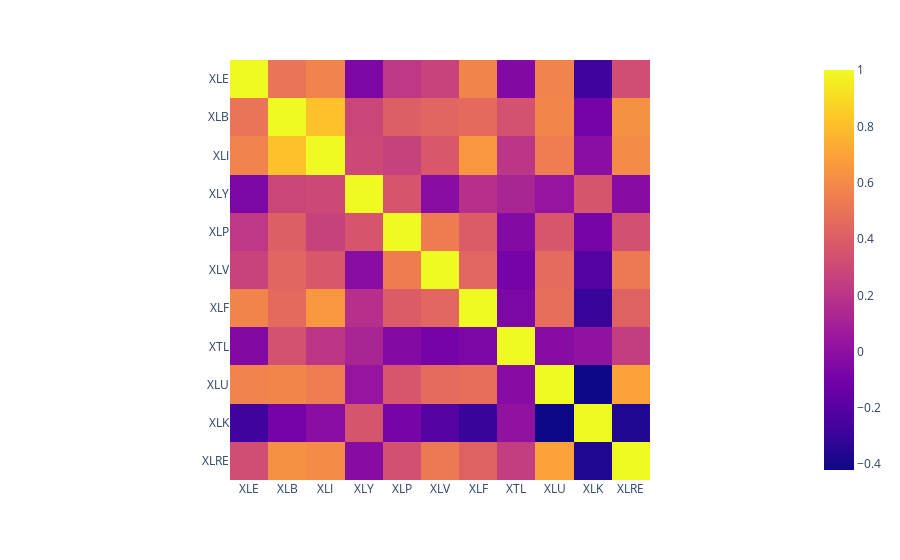

Notebook cell for this chart:
### Code cell
import plotly.express as px

def correlation_map(d1):
    """
    Create and display a correlation heatmap for the sectors over a specified period.
    
    Args:
    d1 (int): Number of days to consider for calculation.
    """
    # Select the last d1 days from the log return dataframe
    df_1 = df_close_log_delta.iloc[-d1:,:]
    corr = df_1.corr()
    
    fig = px.imshow(corr,x=corr.columns,y=corr.columns)
    return fig
    
    # Create the plot
#     plt.figure(figsize=(10, 8))
    
#     # Generate a heatmap using seaborn
#     sns.heatmap(df_1.corr(), 
#                 annot=True,  # Show the correlation values in each cell
#                 fmt=".2f",   # Format the correlation values to 2 decimal places
#                 cmap='RdYlGn'  # Use Red-Yellow-Green color map
#                )
    
#     plt.title(f'Correlation for {d1} days')
#     plt.show()

# Example usage: Plot correlation map for the last 30 days
correlation_map(30)

### Figure 1 — Plotly figure (JSON) as saved in the notebook; plotly's stock layout.template omitted (floating-point values rounded to 4 significant figures)
{"data": [{"coloraxis": "coloraxis", "hovertemplate": "x: %{x}<br>y: %{y}<br>color: %{z}<extra></extra>", "name": "0", "type": "heatmap", "x": ["XLE", "XLB", "XLI", "XLY", "XLP", "XLV", "XLF", "XTL", "XLU", "XLK", "XLRE"], "xaxis": "x", "y": ["XLE", "XLB", "XLI", "XLY", "XLP", "XLV", "XLF", "XTL", "XLU", "XLK", "XLRE"], "yaxis": "y", "z": [[1, 0.5016, 0.5674, -0.06443, 0.2173, 0.2724, 0.5743, -0.04585, 0.5699, -0.2768, 0.3211], [0.5016, 1, 0.8088, 0.2857, 0.4038, 0.4334, 0.4562, 0.3424, 0.581, -0.09446, 0.6273], [0.5674, 0.8088, 1, 0.2994, 0.2661, 0.369, 0.6502, 0.2037, 0.5418, -0.01192, 0.601], [-0.06443, 0.2857, 0.2994, 1, 0.355, -0.0209, 0.1752, 0.1213, 0.03189, 0.3534, -0.02233], [0.2173, 0.4038, 0.2661, 0.355, 1, 0.5398, 0.3925, -0.04204, 0.3649, -0.08531, 0.3385], [0.2724, 0.4334, 0.369, -0.0209, 0.5398, 1, 0.444, -0.09323, 0.46, -0.2074, 0.5227], [0.5743, 0.4562, 0.6502, 0.1752, 0.3925, 0.444, 1, -0.06227, 0.4738, -0.2995, 0.4205], [-0.04585, 0.3424, 0.2037, 0.1213, -0.04204, -0.09323, -0.06227, 1, -0.02434, 0.01635, 0.2441], [0.5699, 0.581, 0.5418, 0.03189, 0.3649, 0.46, 0.4738, -0.02434, 1, -0.4203, 0.6994], [-0.2768, -0.09446, -0.01192, 0.3534, -0.08531, -0.2074, -0.2995, 0.01635, -0.4203, 1, -0.3642], [0.3211, 0.6273, 0.601, -0.02233, 0.3385, 0.5227, 0.4205, 0.2441, 0.6994, -0.3642, 1]]}], "layout": {"coloraxis": {"colorscale": [[0, "#0d0887"], [0.1111, "#46039f"], [0.2222, "#7201a8"], [0.3333, "#9c179e"], [0.4444, "#bd3786"], [0.5556, "#d8576b"], [0.6667, "#ed7953"], [0.7778, "#fb9f3a"], [0.8889, "#fdca26"], [1, "#f0f921"]]}, "margin": {"t": 60}, "xaxis": {"anchor": "y", "constrain": "domain", "domain": [0, 1], "scaleanchor": "y"}, "yaxis": {"anchor": "x", "autorange": "reversed", "constrain": "domain", "domain": [0, 1]}}}
